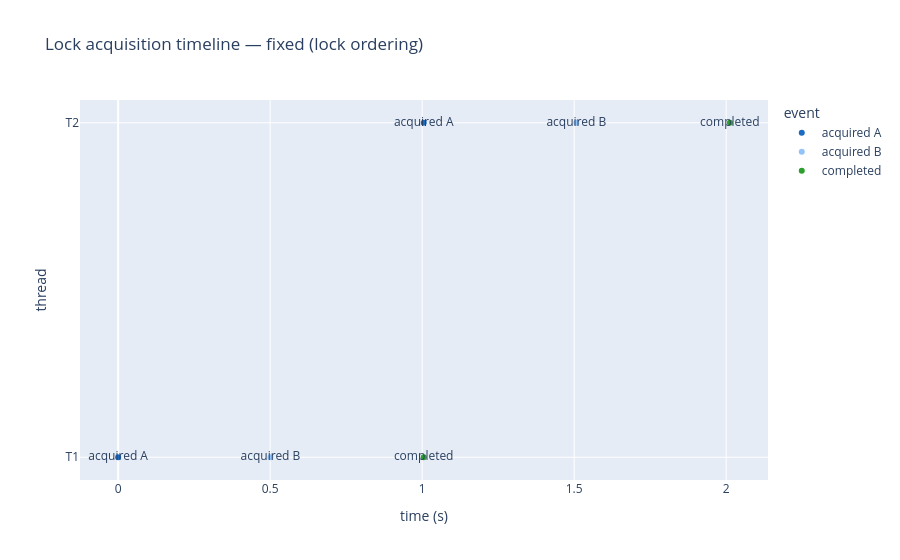

Notebook code for this chart:
### Code cell
px.scatter(
    df_fixed,
    x="time_s",
    y="thread",
    color="event",
    color_discrete_map=EVENT_COLORS,
    text="event",
    title="Lock acquisition timeline — fixed (lock ordering)",
    labels={"time_s": "time (s)", "thread": "thread"},
)

### Figure 1 — Plotly figure (JSON) as saved in the notebook; plotly's stock layout.template omitted (floating-point values rounded to 4 significant figures)
{"data": [{"hovertemplate": "event=%{text}<br>time (s)=%{x}<br>thread=%{y}<extra></extra>", "legendgroup": "acquired A", "marker": {"color": "#1A6BC1", "symbol": "circle"}, "mode": "markers+text", "name": "acquired A", "orientation": "h", "showlegend": true, "text": ["acquired A", "acquired A"], "type": "scatter", "x": [0.0, 1.005], "xaxis": "x", "y": ["T1", "T2"], "yaxis": "y"}, {"hovertemplate": "event=%{text}<br>time (s)=%{x}<br>thread=%{y}<extra></extra>", "legendgroup": "acquired B", "marker": {"color": "#93C4F9", "symbol": "circle"}, "mode": "markers+text", "name": "acquired B", "orientation": "h", "showlegend": true, "text": ["acquired B", "acquired B"], "type": "scatter", "x": [0.501, 1.507], "xaxis": "x", "y": ["T1", "T2"], "yaxis": "y"}, {"hovertemplate": "event=%{text}<br>time (s)=%{x}<br>thread=%{y}<extra></extra>", "legendgroup": "completed", "marker": {"color": "#2CA02C", "symbol": "circle"}, "mode": "markers+text", "name": "completed", "orientation": "h", "showlegend": true, "text": ["completed", "completed"], "type": "scatter", "x": [1.005, 2.012], "xaxis": "x", "y": ["T1", "T2"], "yaxis": "y"}], "layout": {"legend": {"title": {"text": "event"}, "tracegroupgap": 0}, "title": {"text": "Lock acquisition timeline — fixed (lock ordering)"}, "xaxis": {"anchor": "y", "domain": [0, 1], "title": {"text": "time (s)"}}, "yaxis": {"anchor": "x", "domain": [0, 1], "title": {"text": "thread"}}}}
